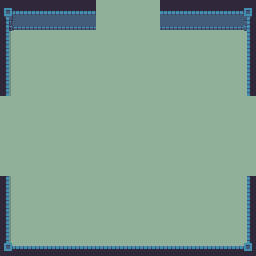

A 2D game scene composited from a Tiled map and its tileset images. What follows is a short description and the map's XML, with every tile layer's data as written:
An orthogonal 16x16 tile map with 16x16 px tiles, 3 tile layers (Floor, Walls, Objects), 3 tilesets.

<map version="1.0" tiledversion="1.1.2" orientation="orthogonal" renderorder="right-down" width="16" height="16" tilewidth="16" tileheight="16" infinite="0" nextobjectid="1">
 <tileset firstgid="1" source="world1_tileset.tsx" />
 <tileset firstgid="241" source="world1_doors_front.tsx" />
 <tileset firstgid="385" source="world1_doors_side.tsx" />
 <layer name="Floor" width="16" height="16">
  <data encoding="csv">
55,55,55,55,55,55,55,55,55,55,55,55,55,55,55,55,
55,55,55,55,55,55,55,55,55,55,55,55,55,55,55,55,
55,55,55,55,55,55,55,55,55,55,55,55,55,55,55,55,
55,55,55,55,55,55,55,55,55,55,55,55,55,55,55,55,
55,55,55,55,55,55,55,55,55,55,55,55,55,55,55,55,
55,55,55,55,55,55,55,55,55,55,55,55,55,55,55,55,
55,55,55,55,55,55,55,55,55,55,55,55,55,55,55,55,
55,55,55,55,55,55,55,55,55,55,55,55,55,55,55,55,
55,55,55,55,55,55,55,55,55,55,55,55,55,55,55,55,
55,55,55,55,55,55,55,55,55,55,55,55,55,55,55,55,
55,55,55,55,55,55,55,55,55,55,55,55,55,55,55,55,
55,55,55,55,55,55,55,55,55,55,55,55,55,55,55,55,
55,55,55,55,55,55,55,55,55,55,55,55,55,55,55,55,
55,55,55,55,55,55,55,55,55,55,55,55,55,55,55,55,
55,55,55,55,55,55,55,55,55,55,55,55,55,55,55,55,
55,55,55,55,55,55,55,55,55,55,55,55,55,55,55,55
</data>
 </layer>
 <layer name="Walls" width="16" height="16">
  <data encoding="csv">
6,7,7,7,7,7,0,0,0,0,7,7,7,7,7,8,
30,31,31,31,31,31,0,0,0,0,31,31,31,31,31,32,
54,0,0,0,0,0,0,0,0,0,0,0,0,0,0,56,
54,0,0,0,0,0,0,0,0,0,0,0,0,0,0,56,
54,0,0,0,0,0,0,0,0,0,0,0,0,0,0,56,
54,0,0,0,0,0,0,0,0,0,0,0,0,0,0,56,
0,0,0,0,0,0,0,0,0,0,0,0,0,0,0,0,
0,0,0,0,0,0,0,0,0,0,0,0,0,0,0,0,
0,0,0,0,0,0,0,0,0,0,0,0,0,0,0,0,
0,0,0,0,0,0,0,0,0,0,0,0,0,0,0,0,
0,0,0,0,0,0,0,0,0,0,0,0,0,0,0,0,
54,0,0,0,0,0,0,0,0,0,0,0,0,0,0,56,
54,0,0,0,0,0,0,0,0,0,0,0,0,0,0,56,
54,0,0,0,0,0,0,0,0,0,0,0,0,0,0,56,
54,0,0,0,0,0,0,0,0,0,0,0,0,0,0,56,
78,79,79,79,79,79,79,79,79,79,79,79,79,79,79,80
</data>
 </layer>
 <layer name="Objects" width="16" height="16">
  <data encoding="csv">
0,0,0,0,0,0,0,0,0,0,0,0,0,0,0,0,
0,0,0,0,0,0,0,0,0,0,0,0,0,0,0,0,
0,0,0,0,0,0,0,0,0,0,0,0,0,0,0,0,
0,0,0,0,0,0,0,0,0,0,0,0,0,0,0,0,
0,0,0,0,0,0,0,0,0,0,0,0,0,0,0,0,
0,0,0,0,0,0,0,0,0,0,0,0,0,0,0,0,
0,0,0,0,0,0,0,0,0,0,0,0,0,0,0,0,
0,0,0,0,0,0,0,0,0,0,0,0,0,0,0,0,
0,0,0,0,0,0,0,0,0,0,0,0,0,0,0,0,
0,0,0,0,0,0,0,0,0,0,0,0,0,0,0,0,
0,0,0,0,0,0,0,0,0,0,0,0,0,0,0,0,
0,0,0,0,0,0,0,0,0,0,0,0,0,0,0,0,
0,0,0,0,0,0,0,0,0,0,0,0,0,0,0,0,
0,0,0,0,0,0,0,0,0,0,0,0,0,0,0,0,
0,0,0,0,0,0,0,0,0,0,0,0,0,0,0,0,
0,0,0,0,0,0,0,0,0,0,0,0,0,0,0,0
</data>
 </layer>
</map>
